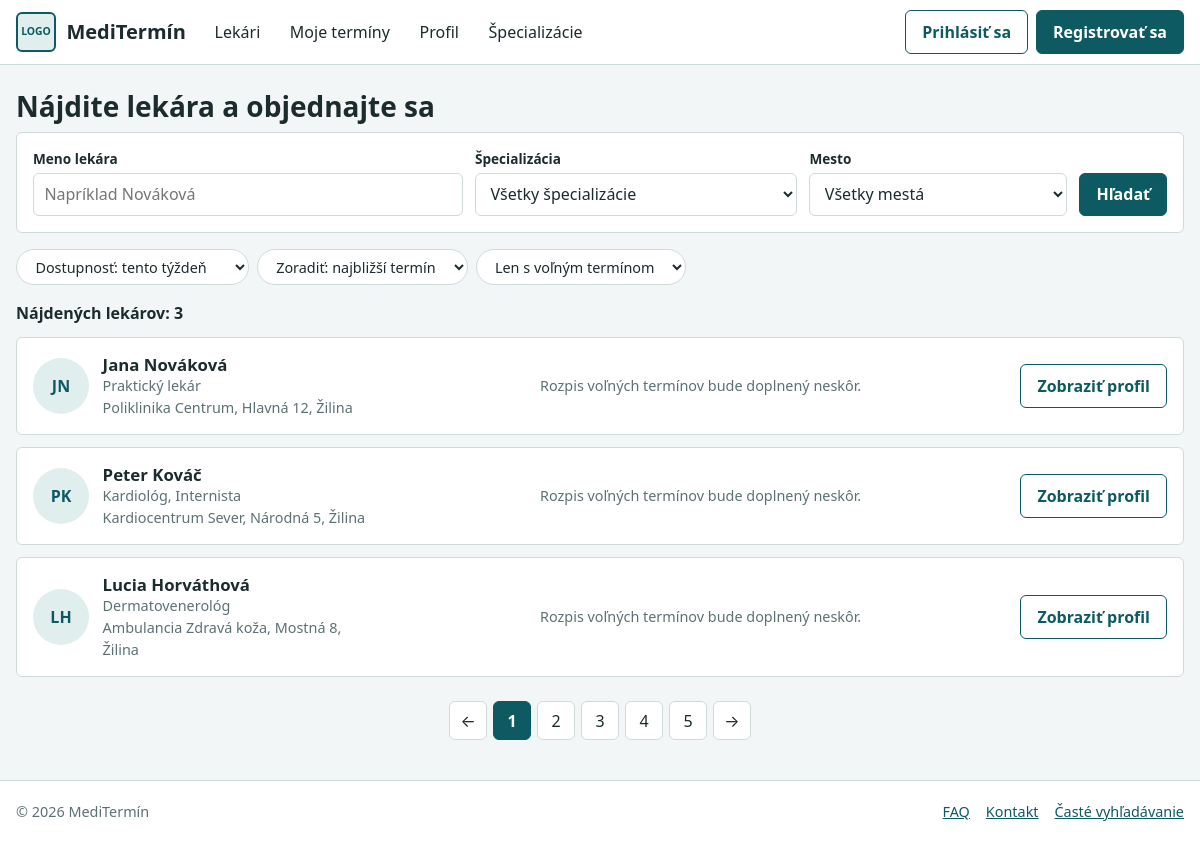
The page /?c=doctor on the database its author committed.
### tables this page shows
CREATE TABLE `users`
(
    `id`              INT NOT NULL AUTO_INCREMENT,
    `first_name`      VARCHAR(50) NOT NULL,
    `last_name`       VARCHAR(50) NOT NULL,
    `photo`           VARCHAR(255) NULL COMMENT 'Cesta k profilovej fotografii používateľa',
    `role`            ENUM('patient', 'doctor', 'admin') NOT NULL DEFAULT 'patient',
    `phone`           VARCHAR(20) NULL,
    `email`           VARCHAR(100) NOT NULL,
    `password`        VARCHAR(255) NOT NULL,
    `created_at`      TIMESTAMP NOT NULL DEFAULT CURRENT_TIMESTAMP COMMENT 'Dátum registrácie používateľa',
    `updated_at`      TIMESTAMP NOT NULL DEFAULT CURRENT_TIMESTAMP ON UPDATE CURRENT_TIMESTAMP COMMENT 'Dátum poslednej aktualizácie používateľa',
    PRIMARY KEY (`id`),
    UNIQUE KEY `unq_email` (`email`)
) DEFAULT CHARSET=utf8mb4 COLLATE=utf8mb4_unicode_ci COMMENT='Tabuľka používateľov';

CREATE TABLE `specializations`
(
    `id`              INT NOT NULL AUTO_INCREMENT,
    `name`            VARCHAR(100) NOT NULL,
    `description`     TEXT NULL COMMENT 'Popis špecializácie',
    `is_active`       TINYINT(1) NOT NULL DEFAULT 1 COMMENT 'Indikuje, či je špecializácia aktívna, 1 = aktívna, 0 = neaktívna',
    `created_at`      TIMESTAMP NOT NULL DEFAULT CURRENT_TIMESTAMP COMMENT 'Dátum registrácie špecializácie',
    `updated_at`      TIMESTAMP NOT NULL DEFAULT CURRENT_TIMESTAMP ON UPDATE CURRENT_TIMESTAMP COMMENT 'Dátum poslednej aktualizácie špecializácie',
    PRIMARY KEY (`id`),
    UNIQUE KEY `unq_specializations_name` (`name`)
) DEFAULT CHARSET=utf8mb4 COLLATE=utf8mb4_unicode_ci COMMENT='Tabuľka špecializácií doktorov';

CREATE TABLE `clinics`
(
    `id`              INT NOT NULL AUTO_INCREMENT,
    `name`            VARCHAR(100) NOT NULL,
    `street`          VARCHAR(255) NOT NULL,
    `city`            VARCHAR(100) NOT NULL,
    `postal_code`     VARCHAR(20) NOT NULL,
    `country`         VARCHAR(100) NOT NULL,
    `created_at`      TIMESTAMP NOT NULL DEFAULT CURRENT_TIMESTAMP COMMENT 'Dátum registrácie kliniky',
    `updated_at`      TIMESTAMP NOT NULL DEFAULT CURRENT_TIMESTAMP ON UPDATE CURRENT_TIMESTAMP COMMENT 'Dátum poslednej aktualizácie kliniky',
    PRIMARY KEY (`id`)
) DEFAULT CHARSET=utf8mb4 COLLATE=utf8mb4_unicode_ci COMMENT='Tabuľka kliník';

### App/Views/Doctor/index.view.php (the view, shortened to what the rows shown need)
<h1>Nájdite lekára a objednajte sa</h1>
<ul class="doctor-list">
    <?php foreach ($doctors as $item) : ?>
        <li>
            <article class="doctor" aria-labelledby="lekar-<?= $item['doctor']->getId() ?>">
                <div class="doctor-info">
                    <span class="avatar" aria-hidden="true"><?= e($item['user']->getInitials()) ?></span>
                    <div>
                        <h2 id="lekar-<?= $item['doctor']->getId() ?>"><?= e($item['user']->getFullName()) ?></h2>
                        <p><?= e(implode(', ', array_map(fn($s) => $s->getName(), $item['specializations']))) ?></p>
                        <p><?= e($item['clinic']->getFullAddress()) ?></p>
                    </div>
                </div>
                <div class="week">
                    <p class="no-slots">Rozpis voľných termínov bude doplnený neskôr.</p>
                </div>
                <div class="doctor-action"><a class="btn" href="<?= $link->url('doctor.show', ['id' => $item['doctor']->getId()]) ?>">Zobraziť profil</a></div>
            </article>
        </li>
    <?php endforeach ?>
</ul>

### rows shown on the page
users: first_name+last_name "JN", first_name+last_name "Jana Nováková"
specializations: name "Praktický lekár"
clinics: name+street+city "Poliklinika Centrum, Hlavná 12, Žilina"
users: first_name+last_name "PK", first_name+last_name "Peter Kováč"
clinics: name+street+city "Kardiocentrum Sever, Národná 5, Žilina"
users: first_name+last_name "LH", first_name+last_name "Lucia Horváthová"
specializations: name "Dermatovenerológ"
clinics: name+street+city "Ambulancia Zdravá koža, Mostná 8, Žilina"

### other values the page prints
count($doctors) "3"
